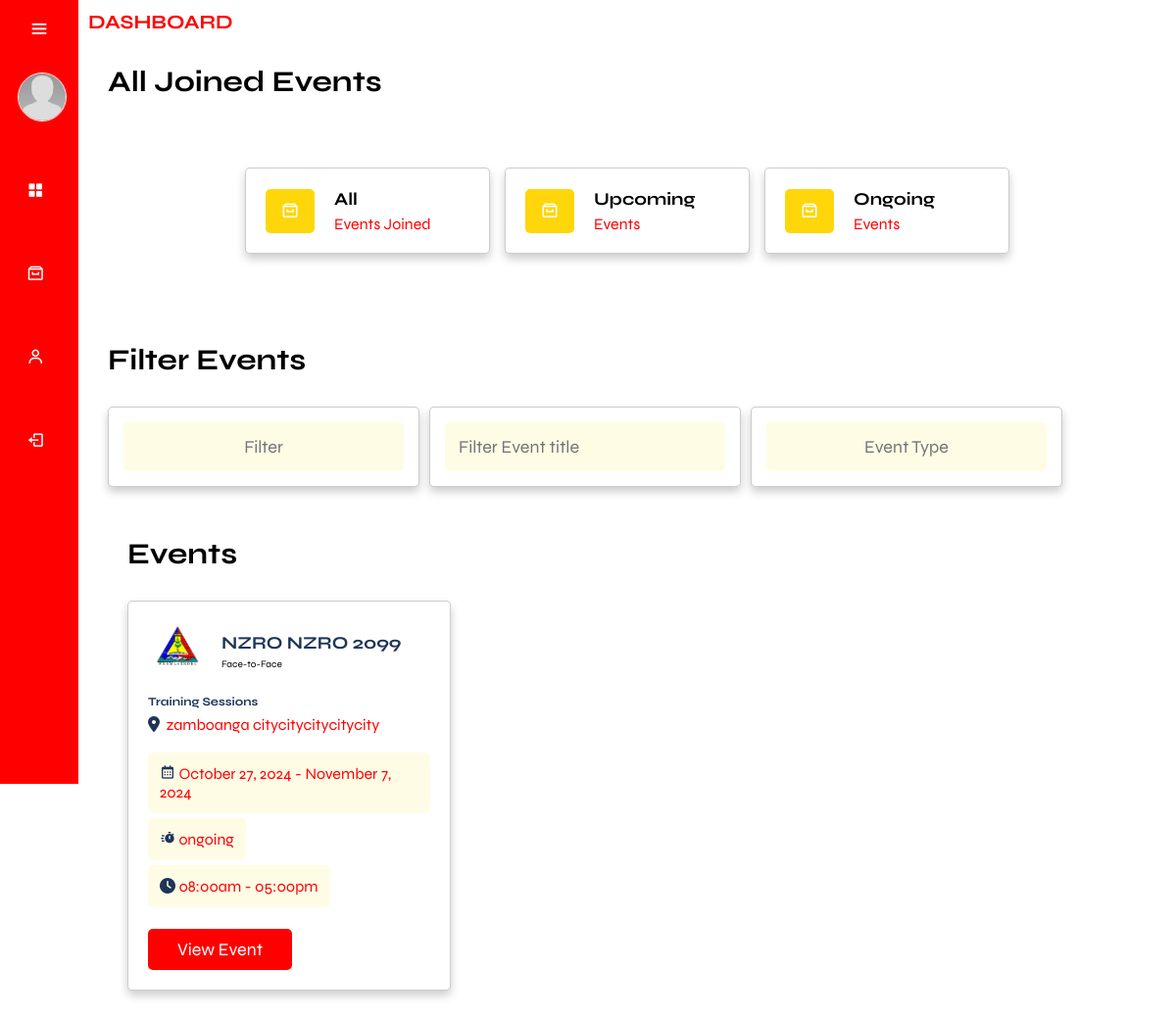
Page /user_side/total_events_grid.php (signed in) on the committed database.
### tables this page shows
CREATE TABLE `eventparticipants` (
  `participant_id` int(11) NOT NULL,
  `event_id` int(11) DEFAULT NULL,
  `UserID` int(11) DEFAULT NULL
);

CREATE TABLE `events` (
  `event_id` int(11) NOT NULL,
  `event_title` varchar(255) NOT NULL,
  `event_description` text DEFAULT NULL,
  `event_type` varchar(50) NOT NULL,
  `event_mode` varchar(50) NOT NULL,
  `event_photo_path` varchar(255) DEFAULT NULL,
  `location` varchar(255) NOT NULL,
  `date_start` date NOT NULL,
  `date_end` date NOT NULL,
  `time_start` time NOT NULL,
  `time_end` time NOT NULL,
  `date_created` timestamp NOT NULL DEFAULT current_timestamp(),
  `event_link` text DEFAULT NULL,
  `cancelReason` text NOT NULL,
  `event_cancel` varchar(255) NOT NULL,
  `participant_limit` int(11) NOT NULL
);

### user_side/total_events_grid.php (the view, shortened to what this page needs)
<!DOCTYPE html>
<html lang="en">
<head>
    <link href='https://unpkg.com/boxicons@2.1.4/css/boxicons.min.css' rel='stylesheet'>
    <link rel="stylesheet" href="css/main.css">
</head>
<body>
    <?php
    require_once('../db.connection/connection.php');
    if ($_SERVER['REQUEST_METHOD'] === 'GET') {
        if (isset($_SESSION['UserID'])) {
            $UserID = $_SESSION['UserID'];
            $sql = "SELECT * FROM user WHERE UserID = ?";
            $stmt = $conn->prepare($sql);
            $stmt->bind_param("i", $UserID);
            $stmt->execute();
            $result = $stmt->get_result();
            if ($result->num_rows > 0) {
                while ($row = $result->fetch_assoc()) {
                    $Image = $row['Image'];
                }
            } else {
                echo "No records found";
            }
        } else {
            header("Location: login.php");
            exit();
        }
    }
    ?>
    <div class="sidebar">
        <div class="top">
            <i class="bx bx-menu" id="btnn"></i>
        </div>
        <div class="user">
            <?php if (!empty($Image)): ?>
                <img src="../assets/img/profilePhoto/<?php echo $Image; ?>" alt="user" class="user-img">
            <?php else: ?>
                <img src="../assets/img/profile.jpg" alt="default user" class="user-img">
            <?php endif; ?>
            <div>
            </div>
        </div>
        <ul>
            <li class="nav-sidebar">
                <a href="userDashboard.php  ">
                    <i class="bx bxs-grid-alt"></i>
                </a>
            </li>
            <li class="events-side first nav-sidebar">
                <a href="#" class="a-events">
                    <i class='bx bx-archive'></i>
                </a>
            </li>
            <li class="events-side nav-sidebar">
                <a href="#" class="a-events">
                    <i class='bx bx-user'></i>
                </a>
            </li>
            <li class="nav-sidebar">
                <a href="#" onclick="confirmLogout(event)">
                    <i class="bx bx-log-out"></i>
                </a>
            </li>
        </ul>
    </div>
    <div class="main-content">
        <div class="containerr">
            <h3 class="dashboard">DASHBOARD</h3>
            <section class="event-filter">
                <h1 class="heading">All Joined Events</h1>
            </section>
        </div>
        <div class="containerr">
            <section class="category">
                <div class="box-container">
                    <a href="total_events.php" class="box">
                        <i class='bx bx-archive'></i>
                        <div>
                            <h3>All</h3>
                            <span>Events Joined</span>
                        </div>
                    </a>
                    <a href="my_upcoming.php" class="box">
                        <i class='bx bx-archive'></i>
                        <div>
                            <h3>Upcoming</h3>
                            <span>Events</span>
                        </div>
                    </a>
                    <a href="my_ongoing.php" class="box">
                        <i class='bx bx-archive'></i>
                        <div>
                            <h3>Ongoing</h3>
                            <span>Events</span>
                        </div>
                    </a>
                </div>
            </section>
            <section class="event-filter">
                <h1 class="heading"></h1>
                <h1 class="heading">filter events</h1>
                <div class="flex2" style=" gap: 10px; margin-bottom:10px">
                    <form action="" method="post" style="margin-bottom:1rem; height:10%">
                        <div class="dropdown-container">
                            <div class="dropdown">
                                <input type="text" readonly name="eventDisplay" placeholder="Filter" maxlength="20"
                                    class="output">
                            </div>
                        </div>
                    </form>
                    <form action="" method="post" style="margin-bottom:1rem; height:10%">
                        <div class="flex">
                            <div class="box">
                                <input type="text" id="eventTitleInput" placeholder="Filter Event title" class="input">
                            </div>
                        </div>
                    </form>
                    <form action="" method="post" style="margin-bottom:1rem; height:10%">
                        <div class="dropdown-container">
                            <div class="dropdown">
                                <input type="text" readonly name="eventType" placeholder="event type" maxlength="20"
                                    class="output">
                            </div>
                        </div>
                    </form>
                </div>
                <div class="containerr">
                    <section class="event-container">
                        <h2 class="heading">Events</h2>
                        <div class="box-container" style="display: flex; flex-wrap: wrap;">
                            <?php include('../function/F.totalEventsU_grid.php'); ?>
                        </div>
                    </section>
                </div>
        </div>
    </div>
</body>
</html>

### function/F.totalEventsU_grid.php (shortened to what this page needs)
<?php
require_once('../db.connection/connection.php');
if (isset($_SESSION['UserID'])) {
    $UserID = $_SESSION['UserID'];
    $sql = "SELECT Events.*, EventParticipants.UserID
            FROM Events
            INNER JOIN EventParticipants ON Events.event_id = EventParticipants.event_id
            WHERE EventParticipants.UserID = ?
            ORDER BY Events.date_created DESC";
    $stmt = $conn->prepare($sql);
    $stmt->bind_param("i", $UserID);
    $stmt->execute();
    $result = $stmt->get_result();
    while ($row = mysqli_fetch_assoc($result)) {
        $eventTitle = $row['event_title'];
        $eventLocation = $row['location'];
        $eventDateStart = date('F j, Y', strtotime($row['date_start']));
        $eventDateEnd = date('F j, Y', strtotime($row['date_end']));
        $eventTimeStart = date('h:ia', strtotime($row['time_start']));
        $eventTimeEnd = date('h:ia', strtotime($row['time_end']));
        $eventMode = $row['event_mode'];
        $eventType = $row['event_type'];
        $eventId = $row['event_id'];
        $isCanceled = !empty($row['event_cancel']);
        $isDeleted = !empty($row['deleted_at']);
        $eventTimeZone = new DateTimeZone('Asia/Manila');
        $currentDateTime = new DateTime('now', $eventTimeZone);
        $eventStartDateTime = new DateTime($row['date_start'] . ' ' . $row['time_start'], $eventTimeZone);
        $eventEndDateTime = new DateTime($row['date_end'] . ' ' . $row['time_end'], $eventTimeZone);
        if ($isCanceled) {
            $eventStatus = 'canceled';
        } elseif ($isDeleted) {
            $eventStatus = 'deleted';
        } elseif ($currentDateTime < $eventStartDateTime) {
            $eventStatus = 'upcoming';
        } elseif ($currentDateTime >= $eventStartDateTime && $currentDateTime <= $eventEndDateTime) {
            $eventStatus = 'ongoing';
        } else {
            $eventStatus = 'ended';
        }
?>
        <div class="box" data-start-date="<?php echo $eventStartDateTime->format('Y-m-d H:i:s'); ?>" data-end-date="<?php echo $eventEndDateTime->format('Y-m-d H:i:s'); ?>">
            <div class="company">
                <img src="img/wesmaarrdec-removebg-preview.png" alt="">
                <div>
                    <h3><?php echo $eventTitle; ?></h3>
                    <span><?php echo $eventMode; ?></span>
                </div>
            </div>
            <h3 class="event-title"><?php echo $eventType; ?></h3>
            <p class="location"><i class="fas fa-map-marker-alt"></i> <span><?php echo $eventLocation; ?></span></p>
            <div class="tags">
                <p><i class='bx bx-calendar'></i> <span><?php echo "$eventDateStart - $eventDateEnd"; ?></span></p>
                <p><i class='bx bxs-timer'></i> <span><?php echo $eventStatus; ?></span></p>
                <p><i class="fas fa-clock"></i> <span><?php echo "$eventTimeStart - $eventTimeEnd"; ?></span></p>
            </div>
            <div class="flex-btn">
                <?php if ($isCanceled): ?>
                    <span class="alert alert-warning">Event Canceled</span>
                <?php elseif ($isDeleted): ?>
                    <span class="alert alert-danger">Event Deleted</span>
                <?php else: ?>
                    <a href="myEvent.php?event_id=<?php echo $eventId; ?>" class="btn">view event</a>
                <?php endif; ?>
            </div>
        </div>
<?php
    }
} else {
    header("Location: login.php");
    exit();
}
?>

### user_side/total_events_grid.php (style rules this page uses)
.event-filter form .flex .box .input { width: 100%; border-radius: .5rem; color: var(--first-color-alt); margin: 0; background-color: var(--light-bg); font-size: 1.8rem; }
.flex2 { display: flex; }

### rows in the picture
eventparticipants: event.event_title "NZRO NZRO 2099", event.event_mode "Face-to-Face", event.event_type "Training Sessions", event.location "zamboanga citycitycitycitycity", event.date_start "October 27, 2024", event.date_end "November 7, 2024", event.time_start "08:00am", event.time_end "05:00pm"
